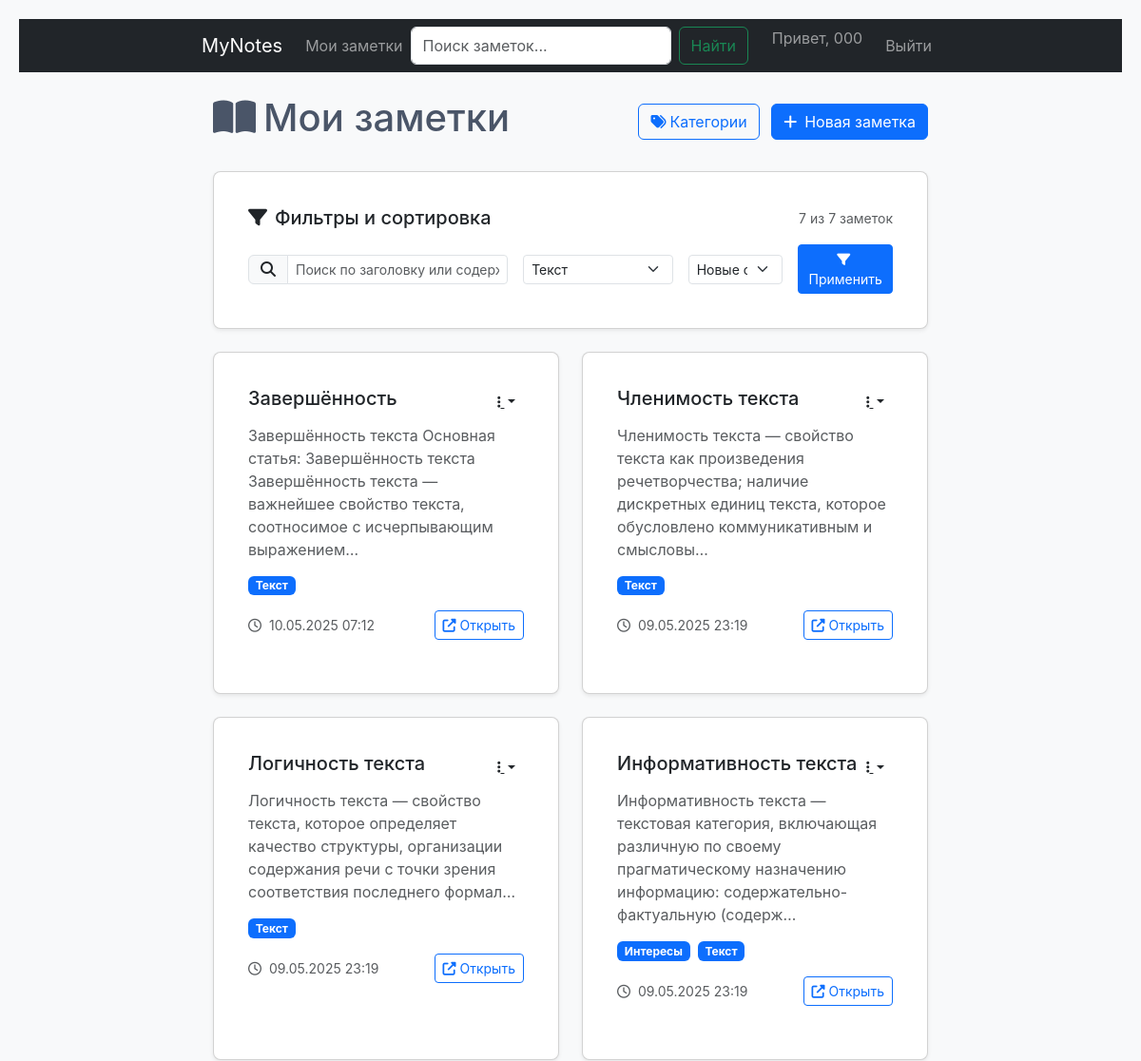
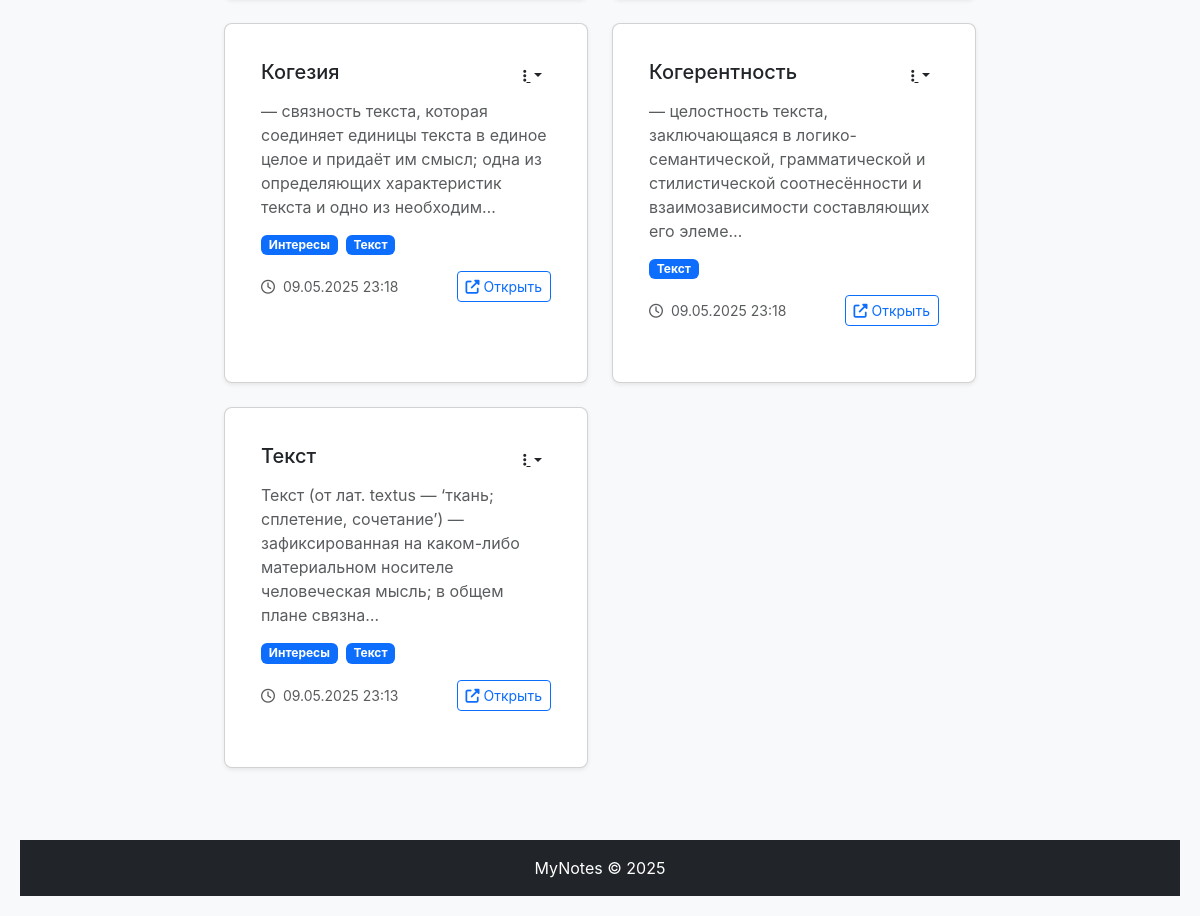
Page /notes/notes/?category=1 (signed in) on the committed database (2 pictures, top to bottom).
### notes/models.py (models this page shows, shortened)
class CustomUser(AbstractUser):
    pass

class Note(models.Model):
    title = models.CharField(max_length=200, verbose_name="Заголовок")
    content = models.TextField(verbose_name="Содержание")
    categories = models.ManyToManyField(Category, blank=True, verbose_name="Категории")
    owner = models.ForeignKey('CustomUser', on_delete=models.CASCADE, verbose_name="Владелец")
    created_at = models.DateTimeField(auto_now_add=True)
    updated_at = models.DateTimeField(auto_now=True)
    class Meta:
        verbose_name = "Заметка"
        verbose_name_plural = "Заметки"
        ordering = ['-updated_at']

class Category(models.Model):
    name = models.CharField(max_length=100, verbose_name="Название категории")
    owner = models.ForeignKey('CustomUser', on_delete=models.CASCADE, verbose_name="Владелец")
    created_at = models.DateTimeField(auto_now_add=True)
    class Meta:
        verbose_name = "Категория"
        verbose_name_plural = "Категории"
        ordering = ['name']

### notes/views.py (the view)
# urls.py: path('notes/', views.NoteListView.as_view(), name='note_list'),
class NoteListView(LoginRequiredMixin, ListView):
    model = Note
    template_name = 'notes/note_list.html'
    context_object_name = 'notes'
    paginate_by = 10
    def get_queryset(self):
        queryset = super().get_queryset().filter(owner=self.request.user)
        category_id = self.request.GET.get('category')
        if category_id:
            queryset = queryset.filter(categories__id=category_id)
        search_query = self.request.GET.get('q')
        if search_query:
            queryset = queryset.filter(
                Q(title__icontains=search_query) |
                Q(content__icontains=search_query))
        sort = self.request.GET.get('sort', '-updated_at')
        return queryset.order_by(sort)
    def get_context_data(self, **kwargs):
        context = super().get_context_data(**kwargs)
        context['categories'] = Category.objects.filter(owner=self.request.user)
        return context

### templates/notes/note_list.html (shortened to what this page needs)
{% extends "base.html" %}
{% load static %}
{% block content %}
<div class="container mt-4">
    <div class="d-flex justify-content-between align-items-center mb-4">
        <h1><i class="fas fa-book-open me-2"></i>Мои заметки</h1>
        <div>
            <button class="btn btn-outline-primary me-2" data-bs-toggle="modal" data-bs-target="#categoryModal">
                <i class="fas fa-tags me-1"></i>Категории
            </button>
            <a href="{% url 'notes:note_create' %}" class="btn btn-primary">
                <i class="fas fa-plus me-2"></i>Новая заметка
            </a>
        </div>
    </div>
    <div class="card mb-4 shadow-sm">
        <div class="card-body p-3">
            <div class="d-flex justify-content-between align-items-center mb-3">
                <h5 class="mb-0"><i class="fas fa-filter me-2"></i>Фильтры и сортировка</h5>
                <small class="text-muted">{{ object_list|length }} из {{ paginator.count }} заметок</small>
            </div>
            <form method="get" class="row g-3 align-items-center">
                <div class="col-md-5">
                    <div class="input-group">
                        <span class="input-group-text"><i class="fas fa-search"></i></span>
                        <input type="text" name="q" class="form-control form-control-sm"
                               placeholder="Поиск по заголовку или содержимому..." value="{{ request.GET.q }}">
                    </div>
                </div>
                <div class="col-md-3">
                    <select name="category" class="form-select form-select-sm">
                        {% for cat in categories %}
                        <option value="{{ cat.id }}" {% if request.GET.category == cat.id|stringformat:"s" %}selected{% endif %}>
                            {{ cat.name }}
                        </option>
                        {% endfor %}
                    </select>
                </div>
                <div class="col-md-2">
                    <select name="sort" class="form-select form-select-sm">
                        <option value="-updated_at" {% if request.GET.sort == "-updated_at" %}selected{% endif %}>Новые сначала</option>
                    </select>
                </div>
                <div class="col-md-2">
                    <button type="submit" class="btn btn-sm btn-primary w-100">
                        <i class="fas fa-filter me-1"></i>Применить
                    </button>
                </div>
            </form>
        </div>
    </div>
    <div class="row">
        {% for note in object_list %}
        <div class="col-md-6 mb-4">
            <div class="card h-100 shadow-sm note-card">
                <div class="card-body">
                    <div class="d-flex justify-content-between">
                        <h5 class="card-title mb-1">
                            <a href="{% url 'notes:note_detail' note.pk %}" class="text-decoration-none text-dark">
                                {{ note.title }}
                            </a>
                        </h5>
                        <div class="dropdown">
                            <button class="btn btn-sm btn-link text-dark dropdown-toggle"
                                    type="button" data-bs-toggle="dropdown" aria-expanded="false">
                                <i class="fas fa-ellipsis-v"></i>
                            </button>
                        </div>
                    </div>
                    <p class="card-text text-muted mt-2 mb-3">{{ note.content|truncatechars:150 }}</p>
                    <div class="d-flex flex-wrap gap-2 mb-3">
                        {% for cat in note.categories.all %}
                        <a href="?category={{ cat.id }}" class="badge bg-primary text-decoration-none">
                            {{ cat.name }}
                        </a>
                        {% endfor %}
                    </div>
                    <div class="d-flex justify-content-between align-items-center">
                        <small class="text-muted">
                            <i class="far fa-clock me-1"></i>
                            {{ note.updated_at|date:"d.m.Y H:i" }}
                        </small>
                        <a href="{% url 'notes:note_detail' note.pk %}" class="btn btn-sm btn-outline-primary">
                            <i class="fas fa-external-link-alt me-1"></i>Открыть
                        </a>
                    </div>
                </div>
            </div>
        </div>
        {% endfor %}
    </div>
</div>
{% endblock %}

### templates/includes/navbar.html (shortened to what this page needs)
<nav class="navbar navbar-expand-lg navbar-dark bg-dark">
    <div class="container">
        <a class="navbar-brand" href="{% url 'notes:welcome' %}">MyNotes</a>
        <div class="collapse navbar-collapse" id="navbarNav">
            <ul class="navbar-nav me-auto">
                <li class="nav-item">
                    <a class="nav-link" href="{% url 'notes:note_list' %}">Мои заметки</a>
                </li>
                <form class="d-flex me-auto" method="get" action="{% url 'notes:note_list' %}">
                    <input class="form-control me-2" type="search" name="q"
                           placeholder="Поиск заметок..." aria-label="Search"
                           value="{{ request.GET.q }}">
                    <button class="btn btn-outline-success" type="submit">Найти</button>
                </form>
            </ul>
            <ul class="navbar-nav">
                {% if user.is_authenticated %}
                <li class="nav-item">
                    <span class="navbar-text me-3">Привет, {{ user.username }}</span>
                </li>
                <li class="nav-item">
                    <form action="{% url 'logout' %}" method="post">
                        <button type="submit" class="btn btn-link nav-link">Выйти</button>
                    </form>
                </li>
                {% endif %}
            </ul>
        </div>
    </div>
</nav>

### static/css/styles.css (style rules this page uses)
:root { --primary-color: #3498db; --primary-hover: #2980b9; --success-color: #2ecc71; --error-color: #e74c3c; --error-hover: #c0392b; --text-dark: #2c3e50; --text-medium: #4a5568; --text-light: #7f8c8d; --border-color: #e0e0e0; --bg-light: #f8f9fa; --white: #ffffff; --shadow-sm: 0 2px 5px rgba(0,0,0,0.1); --shadow-md: 0 2px 10px rgba(0,0,0,0.1); }
body { font-family: 'Inter', sans-serif; margin: 0; padding: 20px; background-color: var(--bg-light); color: var(--text-medium); }
.container { max-width: 800px; margin: 0 auto; }
.card { background: var(--white); border-radius: 8px; padding: 20px; box-shadow: var(--shadow-sm); margin-bottom: 20px; }

### rows in the picture
CustomUser: username "000"
Note: title "Завершённость", content "Завершённость текста Основная статья: Завершённость текста Завершённость текста — важнейшее свойство текста, соотносимое с исчерпывающим выражением…", updated_at "10.05.2025 07:12"
Category: name "Текст"
Note: title "Членимость текста", content "Членимость текста — свойство текста как произведения речетворчества; наличие дискретных единиц текста, которое обусловлено коммуникативным и смысловы…", updated_at "09.05.2025 23:19"
Note: title "Логичность текста", content "Логичность текста — свойство текста, которое определяет качество структуры, организации содержания речи с точки зрения соответствия последнего формал…", updated_at "09.05.2025 23:19"
Note: title "Информативность текста", content "Информативность текста — текстовая категория, включающая различную по своему прагматическому назначению информацию: содержательно-фактуальную (содерж…", updated_at "09.05.2025 23:19"
Category: name "Интересы"
Note: title "Когезия", content "— связность текста, которая соединяет единицы текста в единое целое и придаёт им смысл; одна из определяющих характеристик текста и одно из необходим…", updated_at "09.05.2025 23:18"
Note: title "Когерентность", content "— целостность текста, заключающаяся в логико-семантической, грамматической и стилистической соотнесённости и взаимозависимости составляющих его элеме…", updated_at "09.05.2025 23:18"
Note: title "Текст", content "Текст (от лат. textus — ‘ткань; сплетение, сочетание’) — зафиксированная на каком-либо материальном носителе человеческая мысль; в общем плане связна…", updated_at "09.05.2025 23:13"

### other values in the picture
{{ object_list|length }} "7"
{{ paginator.count }} "7"
form field category "Текст"
